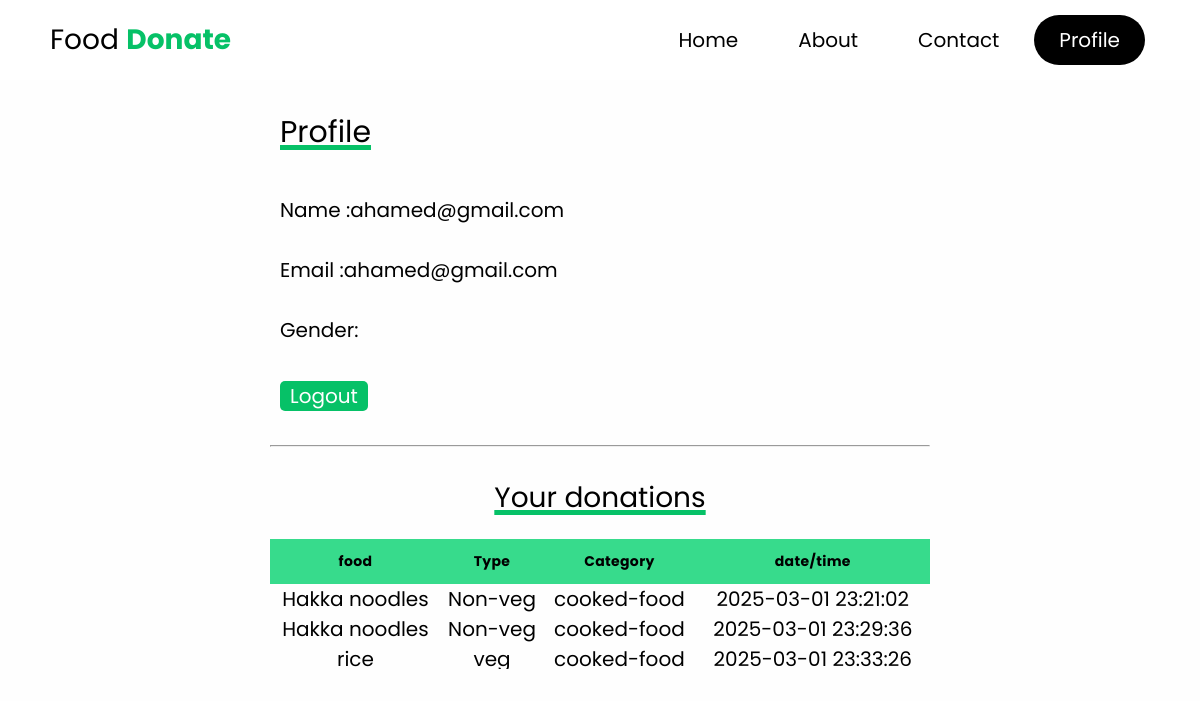
The page /profile.php (signed in) on the database its author committed.
### tables this page shows
CREATE TABLE `food_donations` (
  `Fid` int(11) NOT NULL,
  `name` varchar(50) NOT NULL,
  `email` varchar(60) NOT NULL,
  `food` varchar(50) NOT NULL,
  `type` text NOT NULL,
  `category` text NOT NULL,
  `quantity` text NOT NULL,
  `date` datetime DEFAULT current_timestamp(),
  `address` text NOT NULL,
  `location` varchar(50) NOT NULL,
  `phoneno` varchar(25) NOT NULL,
  `assigned_to` int(11) DEFAULT NULL,
  `delivery_by` int(11) DEFAULT NULL,
  `latlon` varchar(255) DEFAULT NULL,
  `delivery_status` tinyint(1) DEFAULT NULL
);

### profile.php (the view, shortened to what this page needs)
<?php
include("login.php");
?>
<!DOCTYPE html>
<html lang="en">
<head>
    <link rel="stylesheet" href="home.css">
    <link rel="stylesheet" href="profile.css">
    <link rel="stylesheet" href="https://cdnjs.cloudflare.com/ajax/libs/font-awesome/4.7.0/css/font-awesome.min.css">
</head>
<body>
<header>
        <div class="logo">Food <b style="color: #06C167;">Donate</b></div>
        <nav class="nav-bar">
            <ul>
                <li><a href="home.html">Home</a></li>
                <li><a href="about.html" >About</a></li>
                <li><a href="contact.html"  >Contact</a></li>
                <li><a href="profile.php"  class="active">Profile</a></li>
            </ul>
        </nav>
    </header>
    <div class="profile">
        <div class="profilebox" style="">
            <p class="headingline" style="text-align: left;font-size:30px;"> <img src="" alt="" style="width:40px; height:  height: 25px;; padding-right: 10px; position: relative;" >Profile</p>
              <br>
              <div class="info" style="padding-left:10px;">
              <p style="">Name  :<?php echo"". $_SESSION['name'] ;?> </p><br>
              <p style="">Email :<?php echo"". $_SESSION['email'];?> </p><br>
              <p style="">Gender:<?php echo"". $_SESSION['gender'] ;?> </p><br>
              <a href="logout.php" style="float: left;margin-top: 6px ;border-radius:5px; background-color: #06C167; color: white;padding: ;padding-left: 10px;padding-right: 10px;">Logout</a>
              </div>
              <br>
              <br>
         <hr>
         <br>
         <p class="heading">Your donations</p>
   <div class="table-container">
         <div class="table-wrapper">
        <table class="table">
        <thead>
        <tr>
            <th>food</th>
            <th>Type</th>
            <th>Category</th>
            <th>date/time</th>
        </tr>
        </thead>
       <tbody>
         <?php
        $email=$_SESSION['email'];
        $query="select * from food_donations where email='$email'";
        $result=mysqli_query($connection, $query);
        if($result==true){
            while($row=mysqli_fetch_assoc($result)){
                echo "<tr><td>".$row['food']."</td><td>".$row['type']."</td><td>".$row['category']."</td><td>".$row['date']."</td></tr>";
             }
          }
       ?>
        </tbody>
    </table>
         </div>
   </div>
        </div>
    </div>
</body>
</html>

### home.css (style rules this page uses)
:root { --navcolor:white; --navfont:black; --green:#06C167; --box-shadow:0 .5rem 1rem rgba(0,0,0.1) }
* { margin: 0; padding: 0; list-style: none; text-decoration: none; box-sizing: border-box; font-family: 'Poppins', sans-serif; }
body { background-color: #fefefe; }
header { width: 100%; height: 80px; background-color: var(--navcolor); display: flex; justify-content: space-between; align-items: center; padding: 0 100px; }
.logo { font-size: 28px; color:var(--navfont); }
.nav-bar ul { display: flex; }
.nav-bar ul li a { display: block; color: var(--navfont); font-size: 20px ; padding:10px 25px; border-radius: 50px; transition: 0.2s; margin: 0 5px; }
.nav-bar ul li a.active { color:var(--navcolor); background-color: var(--navfont); }
@media only screen and (max-width:1320px) { header { padding:0 50px; } }
.heading { font-size: 28px; text-align: center; align-items: center; text-decoration: underline 5px; text-decoration-color: #06C167; }

### profile.css (style rules this page uses)
.profilebox { padding-top: 8rem; text-align: center; width: 700px; height: 900px; margin: 20px auto ; color:black; padding: 10px 20px 20px 20px; font-size: 20px; }
.info { text-align: left; padding: 10px; }
.table-container { padding: 0 ; margin: 20px auto 10px; box-shadow: ; }
.table { width: 100%; border-collapse:separate; border-spacing: 0px; }
th { position:sticky; top:0px; background-color: #37db8c; }
.table-wrapper { max-height: 130px; overflow-y: scroll; }
.table thead tr th { font-size: 14px; font-weight: medium; letter-spacing: 0.35px; opacity: 1; padding: 12px; vertical-align: top; }
.headingline { font-size: 28px; text-align: center; align-items: center; text-decoration: underline 5px; text-decoration-color: #06C167; }

### rows shown on the page
food_donations: food "Hakka noodles", type "Non-veg", category "cooked-food", date "2025-03-01 23:21:02"
food_donations: food "Hakka noodles", type "Non-veg", category "cooked-food", date "2025-03-01 23:29:36"
food_donations: food "rice", type "veg", category "cooked-food", date "2025-03-01 23:33:26"

### other values the page prints
$_SESSION['name'] "ahamed@gmail.com"
$_SESSION['email'] "ahamed@gmail.com"
